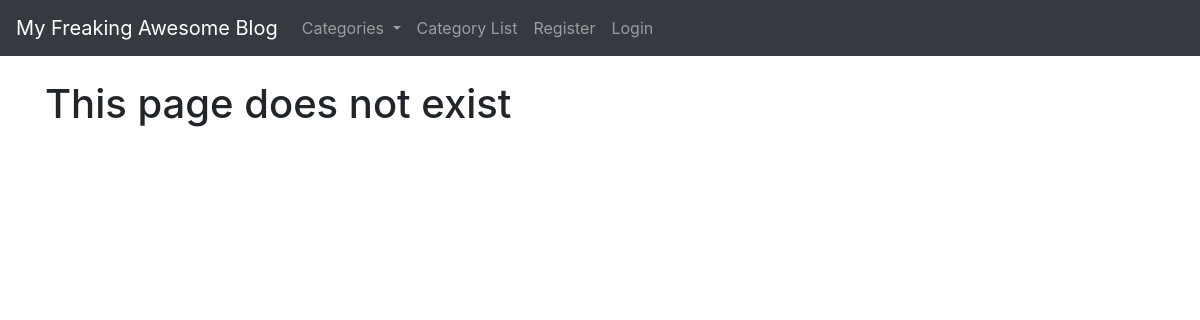
The page /category/Coding on the database as committed earlier.
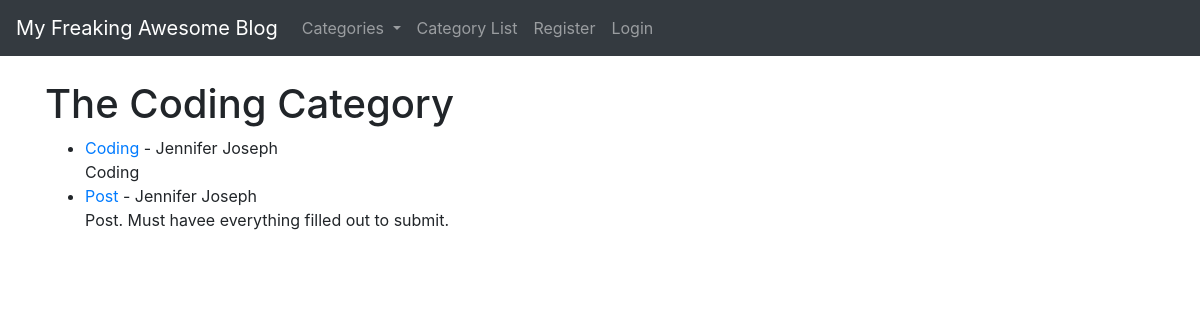
The same page on the database as committed later.
### tutorialblog/models.py (models this page shows, shortened)
class Post(models.Model):
    title = models.CharField(max_length = 255)
    title_tag = models.CharField(max_length = 255)#, default = "My Freaking Awesome Blog")
    author = models.ForeignKey(User, on_delete = models.CASCADE) # deletes blog post from a user that has been deleted
    category = models.CharField(max_length = 255, default = 'uncategorized')
    body = models.TextField()
    post_date = models.DateField(auto_now_add=True) # will happen automatically when new blog posts are created
    likes = models.ManyToManyField(User, related_name = 'blog_post')

### tutorialblog/views.py (the view)
# urls.py: path('category/<str:cats>', CategoryView, name = "category"),  #<> will have the category that it is; note we name it cats here, and then have to use this name in CategoryView
def CategoryView(request, cats): # remember this (cats) is what we named it on the urls.py file; it is a string variable, the cats that gets passed is now going to have a - from our html...
    category_posts = Post.objects.filter(category=cats.replace('-',' '))    # so we use a little bit of python to replace all - with a space
    cat_menu_list = Category.objects.all()
    return render(request, 'categories.html', {'cats': cats.title().replace('-',' '), 'category_posts':category_posts, 'cat_menu_list':cat_menu_list}) #.title makes it cap

### tutorialblog/models.py (called while the page is built)
    def __str__(self):
        return self.name #lets us see category name on the admin back end

### tutorialblog/templates/categories.html (shortened to what this page needs)
{% extends 'base.html' %}
{% block content %}
{% if category_posts %}
    <h1>The {{ cats }} Category</h1>
    <ul>
    {% for post in category_posts %}
        <li> <a href = "{% url 'article-detail' post.pk %}"> {{post.title}}</a> - {{post.author.first_name}} {{post.author.last_name}}
            <br>
            {{ post.body }}
        </li>
    {% endfor %}
    </ul>
{% else %}
<h1>This page does not exist</h1>
{% endif %}
{% endblock %}

Rows that differ between the two databases and show on the page:
added Post: title "Coding", author.first_name "Jennifer", author.last_name "Joseph", body "Coding"
added Post: title "Post", author.first_name "Jennifer", author.last_name "Joseph", body "Post. Must havee everything filled out to submit."
Other text that changed with them:
{{ cats }}: (not shown) → "Coding"
text no longer shown: "This page does not exist"
text now shown: "The Category"
